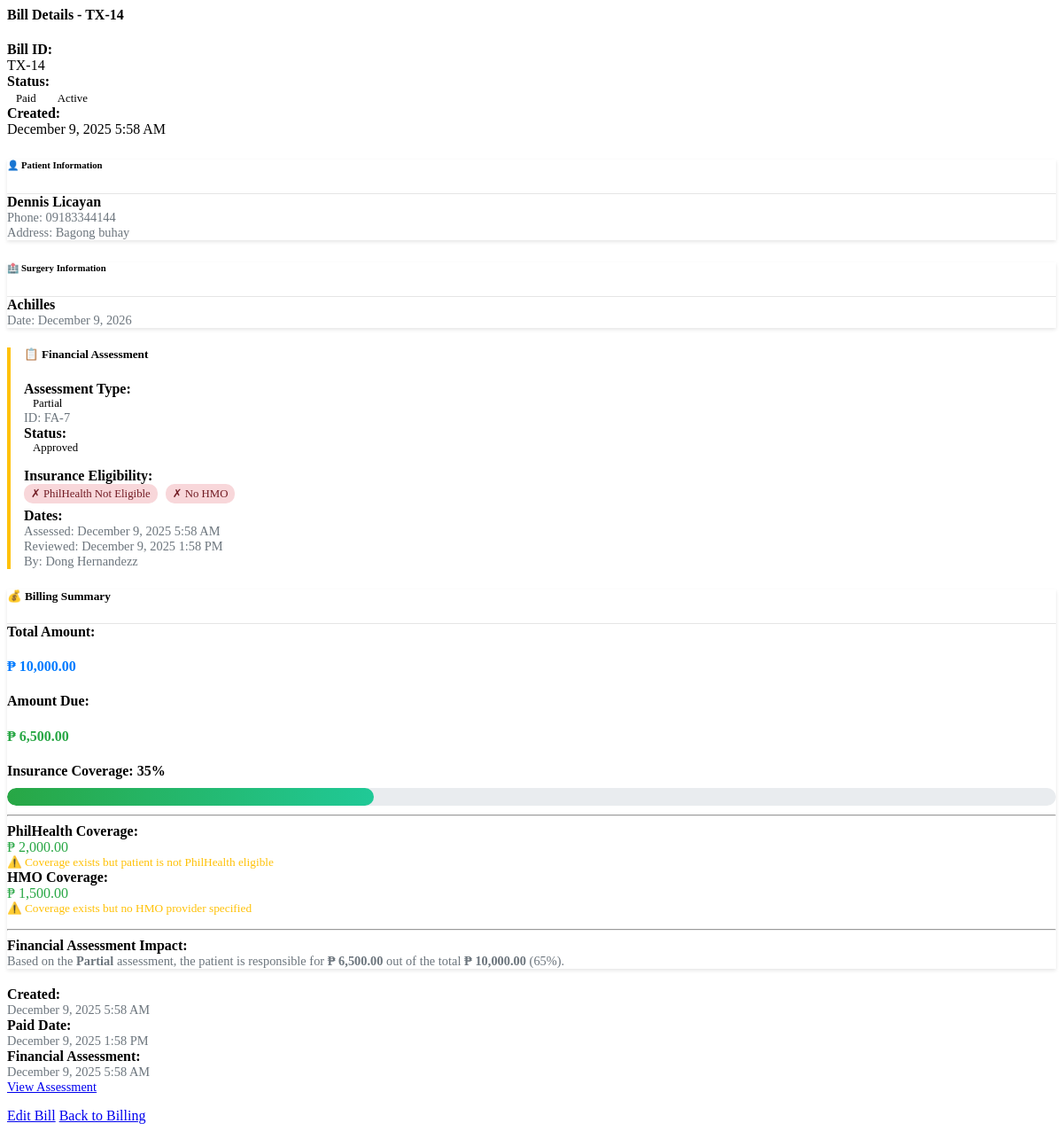
The app's page /billing_view.php?id=14 with its own data.
### tables this page shows
CREATE TABLE `billing` (
  `id` int(11) NOT NULL,
  `patient_id` int(11) DEFAULT NULL,
  `financial_id` int(11) DEFAULT NULL,
  `financial_assessment_id` int(11) DEFAULT NULL,
  `surgery_id` int(11) DEFAULT NULL,
  `total_amount` decimal(10,2) DEFAULT NULL,
  `philhealth_coverage` decimal(10,2) DEFAULT 0.00,
  `hmo_coverage` decimal(10,2) DEFAULT 0.00,
  `amount_due` decimal(10,2) DEFAULT NULL,
  `status` enum('Unpaid','Paid') DEFAULT 'Unpaid',
  `created_at` timestamp NOT NULL DEFAULT current_timestamp(),
  `is_archived` tinyint(1) DEFAULT 0,
  `archived_at` datetime DEFAULT NULL,
  `archived_by` int(11) DEFAULT NULL,
  `paid_at` datetime DEFAULT NULL
);

CREATE TABLE `patients` (
  `id` int(11) NOT NULL,
  `patient_code` varchar(20) DEFAULT NULL,
  `first_name` varchar(100) DEFAULT NULL,
  `last_name` varchar(100) DEFAULT NULL,
  `gender` varchar(10) DEFAULT NULL,
  `sex` enum('Male','Female') DEFAULT NULL,
  `birth_date` date DEFAULT NULL,
  `phone` varchar(50) DEFAULT NULL,
  `address` text DEFAULT NULL,
  `guardian` varchar(100) DEFAULT NULL,
  `blood_type` varchar(10) DEFAULT NULL,
  `weight` decimal(5,2) DEFAULT NULL,
  `height` decimal(5,2) DEFAULT NULL,
  `pulse_rate` int(11) DEFAULT NULL,
  `temperature` decimal(4,2) DEFAULT NULL,
  `guardian_name` varchar(150) DEFAULT NULL,
  `created_at` timestamp NOT NULL DEFAULT current_timestamp(),
  `is_archived` tinyint(1) DEFAULT 0,
  `archived_at` datetime DEFAULT NULL,
  `archived_by` int(11) DEFAULT NULL
);

CREATE TABLE `surgeries` (
  `id` int(11) NOT NULL,
  `patient_id` int(11) DEFAULT NULL,
  `doctor_id` int(11) DEFAULT NULL,
  `surgery_type` varchar(150) DEFAULT NULL,
  `schedule_date` date DEFAULT NULL,
  `operating_room` varchar(20) DEFAULT NULL,
  `status` enum('Scheduled','Completed','Cancelled') DEFAULT 'Scheduled',
  `is_archived` tinyint(1) DEFAULT 0,
  `archived_at` datetime DEFAULT NULL,
  `archived_by` int(11) DEFAULT NULL,
  `created_at` timestamp NOT NULL DEFAULT current_timestamp()
);

CREATE TABLE `financial_assessment` (
  `id` int(11) NOT NULL,
  `patient_id` int(11) DEFAULT NULL,
  `billing_id` int(11) DEFAULT NULL,
  `assessment_type` enum('Charity','Partial','Paying') DEFAULT NULL,
  `philhealth_eligible` tinyint(1) DEFAULT 0,
  `hmo_provider` varchar(100) DEFAULT NULL,
  `status` enum('Pending','Approved','Rejected') DEFAULT 'Pending',
  `is_archived` tinyint(1) DEFAULT 0,
  `archived_at` datetime DEFAULT NULL,
  `archived_by` int(11) DEFAULT NULL,
  `reviewed_at` datetime DEFAULT NULL,
  `reviewed_by` int(11) DEFAULT NULL,
  `created_at` timestamp NOT NULL DEFAULT current_timestamp()
);

CREATE TABLE `users` (
  `id` int(11) NOT NULL,
  `full_name` varchar(150) DEFAULT NULL,
  `username` varchar(100) DEFAULT NULL,
  `password` varchar(255) DEFAULT NULL,
  `role` enum('Admin','Doctor','Nurse','Staff','Inventory','Billing','SocialWorker') NOT NULL,
  `created_at` timestamp NOT NULL DEFAULT current_timestamp(),
  `is_active` tinyint(1) DEFAULT 1,
  `deactivated_at` datetime DEFAULT NULL
);

### functions.php (called while the page is built, shortened)
<?php
function fetchOne($conn, $sql, $types = null, $params = [])
{
    $stmt = $conn->prepare($sql);
    if ($types) {
        $stmt->bind_param($types, ...$params);
    }
    $stmt->execute();
    $res = $stmt->get_result();
    $row = $res->fetch_assoc();
    return $row;
}
?>

### billing_view.php (the view, shortened to what this page needs)
<?php
require 'config.php';
require 'functions.php';
$id = (int)$_GET['id'];
$bill = fetchOne($conn, "
    SELECT b.*,
           p.first_name, p.last_name, p.phone, p.address,
           s.surgery_type, s.schedule_date,
           fa.id as financial_assessment_id,
           fa.assessment_type,
           fa.status as financial_status,
           fa.philhealth_eligible,
           fa.hmo_provider,
           fa.created_at as assessment_date,
           fa.reviewed_at,
           u.full_name AS archived_by_name,
           reviewer.full_name as reviewed_by_name
    FROM billing b
    LEFT JOIN patients p ON b.patient_id = p.id
    LEFT JOIN surgeries s ON b.surgery_id = s.id
    LEFT JOIN financial_assessment fa ON b.financial_assessment_id = fa.id
    LEFT JOIN users u ON b.archived_by = u.id
    LEFT JOIN users reviewer ON fa.reviewed_by = reviewer.id
    WHERE b.id = ?
", "i", [$id]);
$table_check = fetchOne($conn, "SHOW COLUMNS FROM billing LIKE 'is_archived'");
$has_archive_columns = $table_check !== null;
$is_archived = $has_archive_columns && !empty($bill['is_archived']);
$archived_badge = $is_archived
    ? "<span class='badge bg-danger'>Archived</span>"
    : "<span class='badge bg-success'>Active</span>";
$status_class = [
    'Unpaid' => 'danger',
    'Paid' => 'success'
][$bill['status']] ?? 'secondary';
$status_badge = "<span class='badge bg-{$status_class}'>{$bill['status']}</span>";
$financial_status_badge = '';
if ($bill['financial_assessment_id']) {
    $financial_status_class = [
        'Pending' => 'warning',
        'Approved' => 'success',
        'Rejected' => 'danger'
    ][$bill['financial_status']] ?? 'secondary';
    $financial_status_badge = "<span class='badge bg-{$financial_status_class}'>{$bill['financial_status']}</span>";
    $assessment_type_class = [
        'Charity' => 'success',
        'Partial' => 'warning',
        'Paying' => 'info'
    ][$bill['assessment_type']] ?? 'secondary';
    $assessment_type_badge = "<span class='badge bg-{$assessment_type_class}'>{$bill['assessment_type']}</span>";
}
$created_formatted = date('F j, Y g:i A', strtotime($bill['created_at']));
$paid_formatted = $bill['paid_at'] ? date('F j, Y g:i A', strtotime($bill['paid_at'])) : 'N/A';
$surgery_date = $bill['schedule_date'] ? date('F j, Y', strtotime($bill['schedule_date'])) : 'N/A';
$assessment_date = $bill['assessment_date'] ? date('F j, Y g:i A', strtotime($bill['assessment_date'])) : 'N/A';
$reviewed_date = $bill['reviewed_at'] ? date('F j, Y g:i A', strtotime($bill['reviewed_at'])) : 'N/A';
$coverage_percentage = $bill['total_amount'] > 0
    ? round((($bill['philhealth_coverage'] + $bill['hmo_coverage']) / $bill['total_amount']) * 100, 2)
    : 0;
?>
<div class="container-fluid">
    <h4 class="mb-3">Bill Details - TX-<?php echo htmlspecialchars($bill['id']); ?></h4>
    <div class="row mb-3">
        <div class="col-md-4"><strong>Bill ID:</strong><br>TX-<?php echo htmlspecialchars($bill['id']); ?></div>
        <div class="col-md-4"><strong>Status:</strong><br><?php echo $status_badge . ' ' . $archived_badge; ?></div>
        <div class="col-md-4"><strong>Created:</strong><br><?php echo htmlspecialchars($created_formatted); ?></div>
    </div>
    <div class="row mb-4">
        <div class="col-md-6">
            <div class="card">
                <div class="card-header bg-light">
                    <h6 class="mb-0">👤 Patient Information</h6>
                </div>
                <div class="card-body">
                    <strong><?php echo htmlspecialchars($bill['first_name'] . " " . $bill['last_name']); ?></strong><br>
                    <small class="text-muted">
                        Phone: <?php echo htmlspecialchars($bill['phone'] ?? 'N/A'); ?><br>
                        Address: <?php echo htmlspecialchars($bill['address'] ?? 'N/A'); ?>
                    </small>
                </div>
            </div>
        </div>
        <div class="col-md-6">
            <div class="card">
                <div class="card-header bg-light">
                    <h6 class="mb-0">🏥 Surgery Information</h6>
                </div>
                <div class="card-body">
                    <strong><?php echo htmlspecialchars($bill['surgery_type'] ?? 'N/A'); ?></strong><br>
                    <small class="text-muted">
                        Date: <?php echo htmlspecialchars($surgery_date); ?>
                    </small>
                </div>
            </div>
        </div>
    </div>
    <?php if ($bill['financial_assessment_id']): ?>
    <div class="assessment-card assessment-<?php echo strtolower($bill['assessment_type'] ?? ''); ?>">
        <h5>📋 Financial Assessment</h5>
        <div class="row">
            <div class="col-md-6">
                <strong>Assessment Type:</strong><br>
                <?php echo $assessment_type_badge; ?><br>
                <small class="text-muted">ID: FA-<?php echo htmlspecialchars($bill['financial_assessment_id']); ?></small>
            </div>
            <div class="col-md-6">
                <strong>Status:</strong><br>
                <?php echo $financial_status_badge; ?>
            </div>
        </div>
        <div class="row mt-2">
            <div class="col-md-6">
                <strong>Insurance Eligibility:</strong><br>
                <?php if ($bill['philhealth_eligible']): ?>
                    <span class="insurance-indicator insurance-yes">✓ PhilHealth Eligible</span>
                <?php else: ?>
                    <span class="insurance-indicator insurance-no">✗ PhilHealth Not Eligible</span>
                <?php endif; ?>
                <?php if (!empty($bill['hmo_provider'])): ?>
                    <span class="insurance-indicator insurance-yes">✓ HMO: <?php echo htmlspecialchars($bill['hmo_provider']); ?></span>
                <?php else: ?>
                    <span class="insurance-indicator insurance-no">✗ No HMO</span>
                <?php endif; ?>
            </div>
            <div class="col-md-6">
                <strong>Dates:</strong><br>
                <small class="text-muted">
                    Assessed: <?php echo htmlspecialchars($assessment_date); ?><br>
                    <?php if ($bill['reviewed_at']): ?>
                        Reviewed: <?php echo htmlspecialchars($reviewed_date); ?><br>
                        By: <?php echo htmlspecialchars($bill['reviewed_by_name'] ?? 'N/A'); ?>
                    <?php endif; ?>
                </small>
            </div>
        </div>
    </div>
    <?php endif; ?>
    <div class="card mt-4">
        <div class="card-header bg-light">
            <h5 class="mb-0">💰 Billing Summary</h5>
        </div>
        <div class="card-body">
            <div class="row">
                <div class="col-md-6">
                    <strong>Total Amount:</strong><br>
                    <h4 class="text-primary">₱ <?php echo number_format($bill['total_amount'], 2); ?></h4>
                </div>
                <div class="col-md-6">
                    <strong>Amount Due:</strong><br>
                    <h4 class="<?php echo $bill['status'] === 'Paid' ? 'text-success' : 'text-danger'; ?>">
                        ₱ <?php echo number_format($bill['amount_due'], 2); ?>
                    </h4>
                </div>
            </div>
            <?php if ($bill['total_amount'] > 0): ?>
            <div class="mt-3">
                <strong>Insurance Coverage: <?php echo $coverage_percentage; ?>%</strong>
                <div class="coverage-bar">
                    <div class="coverage-fill" style="width: <?php echo min($coverage_percentage, 100); ?>%"></div>
                </div>
            </div>
            <?php endif; ?>
            <hr>
            <div class="row">
                <div class="col-md-6">
                    <strong>PhilHealth Coverage:</strong><br>
                    <span class="text-success">₱ <?php echo number_format($bill['philhealth_coverage'], 2); ?></span>
                    <?php if ($bill['financial_assessment_id'] && !$bill['philhealth_eligible'] && $bill['philhealth_coverage'] > 0): ?>
                        <br><small class="text-warning">⚠️ Coverage exists but patient is not PhilHealth eligible</small>
                    <?php endif; ?>
                </div>
                <div class="col-md-6">
                    <strong>HMO Coverage:</strong><br>
                    <span class="text-success">₱ <?php echo number_format($bill['hmo_coverage'], 2); ?></span>
                    <?php if ($bill['financial_assessment_id'] && empty($bill['hmo_provider']) && $bill['hmo_coverage'] > 0): ?>
                        <br><small class="text-warning">⚠️ Coverage exists but no HMO provider specified</small>
                    <?php endif; ?>
                </div>
            </div>
            <?php if ($bill['financial_assessment_id']): ?>
            <hr>
            <div class="row">
                <div class="col-md-12">
                    <strong>Financial Assessment Impact:</strong><br>
                    <small class="text-muted">
                        <?php
                        $patient_pays = $bill['amount_due'];
                        $total = $bill['total_amount'];
                        echo "Based on the <strong>" . htmlspecialchars($bill['assessment_type']) . "</strong> assessment, ";
                        echo "the patient is responsible for <strong>₱ " . number_format($patient_pays, 2) . "</strong> ";
                        echo "out of the total <strong>₱ " . number_format($total, 2) . "</strong> ";
                        echo "(" . round(($patient_pays / $total) * 100, 1) . "%).";
                        ?>
                    </small>
                </div>
            </div>
            <?php endif; ?>
        </div>
    </div>
    <div class="row mt-3">
        <div class="col-md-4">
            <strong>Created:</strong><br>
            <small class="text-muted"><?php echo htmlspecialchars($created_formatted); ?></small>
        </div>
        <div class="col-md-4">
            <strong>Paid Date:</strong><br>
            <small class="text-muted"><?php echo htmlspecialchars($paid_formatted); ?></small>
        </div>
        <?php if ($bill['financial_assessment_id']): ?>
        <div class="col-md-4">
            <strong>Financial Assessment:</strong><br>
            <small class="text-muted">
                <?php echo htmlspecialchars($assessment_date); ?><br>
                <a href="financials.php?assessment_id=<?php echo $bill['financial_assessment_id']; ?>"
                   class="btn btn-sm btn-outline-primary mt-1">View Assessment</a>
            </small>
        </div>
        <?php endif; ?>
    </div>
    <div class="mt-4 border-top pt-3">
        <div class="btn-group">
            <a href="billing_form.php?id=<?php echo $bill['id']; ?>" class="btn btn-primary">Edit Bill</a>
            <a href="billing.php" class="btn btn-secondary">Back to Billing</a>
        </div>
    </div>
</div>

### billing_view.php (style rules this page uses)
.badge { font-size: 0.8em; padding: 5px 10px; border-radius: 12px; }
.card { border: none; box-shadow: 0 2px 4px rgba(0,0,0,0.1); margin-bottom: 20px; }
.card-header { border-bottom: 1px solid rgba(0,0,0,0.1); font-weight: 600; }
.row { margin-bottom: 15px; }
.text-muted { color: #6c757d; font-size: 0.9em; }
.text-primary { color: #007bff; }
.text-success { color: #28a745; }
.text-warning { color: #ffc107; }
.insurance-indicator { display: inline-block; padding: 3px 8px; border-radius: 10px; font-size: 0.8em; margin-right: 5px; margin-bottom: 5px; }
.insurance-no { background-color: #f8d7da; color: #721c24; }
.coverage-bar { height: 20px; background-color: #e9ecef; border-radius: 10px; overflow: hidden; margin: 10px 0; }
.coverage-fill { height: 100%; background: linear-gradient(90deg, #28a745, #20c997); border-radius: 10px; transition: width 0.5s ease; }
.assessment-card { border-left: 4px solid; padding-left: 15px; margin-bottom: 20px; }
.assessment-partial { border-color: #ffc107; }

### records on screen
billing: id "14", status "Paid", created_at "December 9, 2025 5:58 AM", patient.last_name "Dennis Licayan", patient.phone "09183344144", patient.address "Bagong buhay", surgery.surgery_type "Achilles", surgery.schedule_date "December 9, 2026", financial_assessment.assessment_type "Partial", financial_assessment "7", financial_assessment.status "Approved", financial_assessment.created_at "December 9, 2025 5:58 AM", financial_assessment.reviewed_at "December 9, 2025 1:58 PM", users.full_name "Dong Hernandezz", total_amount "10,000.00", amount_due "6,500.00", coverage_percentage "35", philhealth_coverage "2,000.00", hmo_coverage "1,500.00", ($patient_pays / $total) * 100 "65", paid_at "December 9, 2025 1:58 PM"
